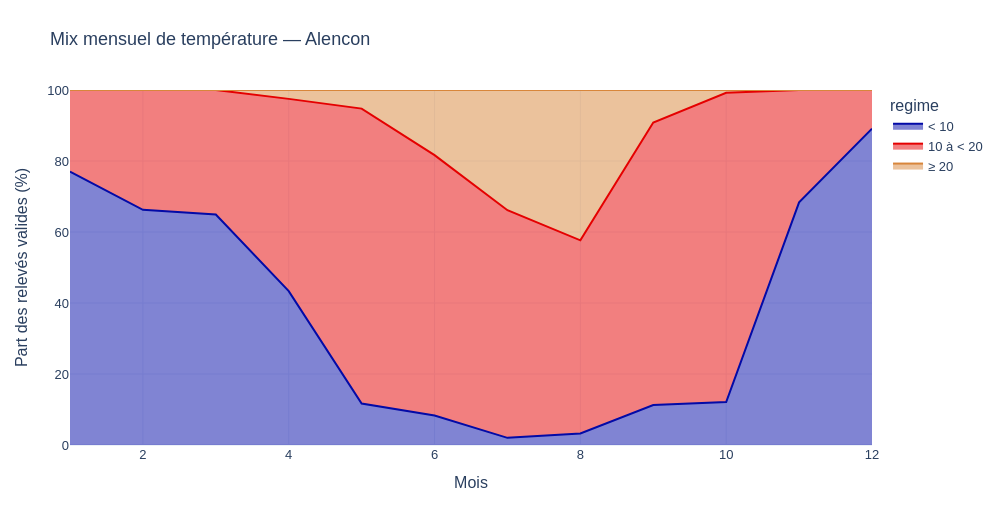

The notebook cell this image was saved under:
### Markdown cell above
### <b><div style='padding:15px;background-color:#d8dcd6;color:#030aa7;font-size:120%;text-align: left'>Plotly</div></b>

### Code cell
ID_GRAPHIQUE = '08_06'
BIBLIOTHEQUE = 'plotly'
long=a.rename_axis('mois').reset_index().melt(id_vars='mois',var_name='regime',value_name='part')
fig=px.area(long,x='mois',y='part',color='regime',category_orders={'regime':regimes},labels={'mois':'Mois','part':'Part des relevés valides (%)'});fig.update_yaxes(range=[0,100]);montrer_plotly(fig,f'Mix mensuel de température — {station}')

### Figure 1 — Plotly figure (JSON) as saved in the notebook; plotly's stock layout.template omitted (floating-point values rounded to 4 significant figures)
{"data": [{"fillpattern": {"shape": ""}, "hovertemplate": "regime=< 10<br>Mois=%{x}<br>Part des relevés valides (%)=%{y}<extra></extra>", "legendgroup": "< 10", "line": {"color": "#030aa7"}, "marker": {"symbol": "circle"}, "mode": "lines", "name": "< 10", "orientation": "v", "showlegend": true, "stackgroup": "1", "type": "scatter", "x": [1, 2, 3, 4, 5, 6, 7, 8, 9, 10, 11, 12], "xaxis": "x", "y": [77.02, 66.23, 64.92, 43.33, 11.69, 8.333, 2.016, 3.226, 11.25, 12.1, 68.33, 89.11], "yaxis": "y"}, {"fillpattern": {"shape": ""}, "hovertemplate": "regime=10 à < 20<br>Mois=%{x}<br>Part des relevés valides (%)=%{y}<extra></extra>", "legendgroup": "10 à < 20", "line": {"color": "#e50000"}, "marker": {"symbol": "circle"}, "mode": "lines", "name": "10 à < 20", "orientation": "v", "showlegend": true, "stackgroup": "1", "type": "scatter", "x": [1, 2, 3, 4, 5, 6, 7, 8, 9, 10, 11, 12], "xaxis": "x", "y": [22.98, 33.77, 35.08, 54.17, 83.06, 73.33, 64.11, 54.44, 79.58, 87.1, 31.67, 10.89], "yaxis": "y"}, {"fillpattern": {"shape": ""}, "hovertemplate": "regime=≥ 20<br>Mois=%{x}<br>Part des relevés valides (%)=%{y}<extra></extra>", "legendgroup": "≥ 20", "line": {"color": "#d8863b"}, "marker": {"symbol": "circle"}, "mode": "lines", "name": "≥ 20", "orientation": "v", "showlegend": true, "stackgroup": "1", "type": "scatter", "x": [1, 2, 3, 4, 5, 6, 7, 8, 9, 10, 11, 12], "xaxis": "x", "y": [0.0, 0.0, 0.0, 2.5, 5.242, 18.33, 33.87, 42.34, 9.167, 0.8065, 0.0, 0.0], "yaxis": "y"}], "layout": {"font": {"family": "Arial", "size": 13}, "height": 520, "legend": {"title": {"text": "regime"}, "tracegroupgap": 0}, "margin": {"b": 75, "l": 70, "r": 45, "t": 90}, "title": {"text": "Mix mensuel de température — Alencon"}, "width": 1000, "xaxis": {"anchor": "y", "domain": [0, 1], "title": {"text": "Mois"}}, "yaxis": {"anchor": "x", "domain": [0, 1], "range": [0, 100], "title": {"text": "Part des relevés valides (%)"}}}}
